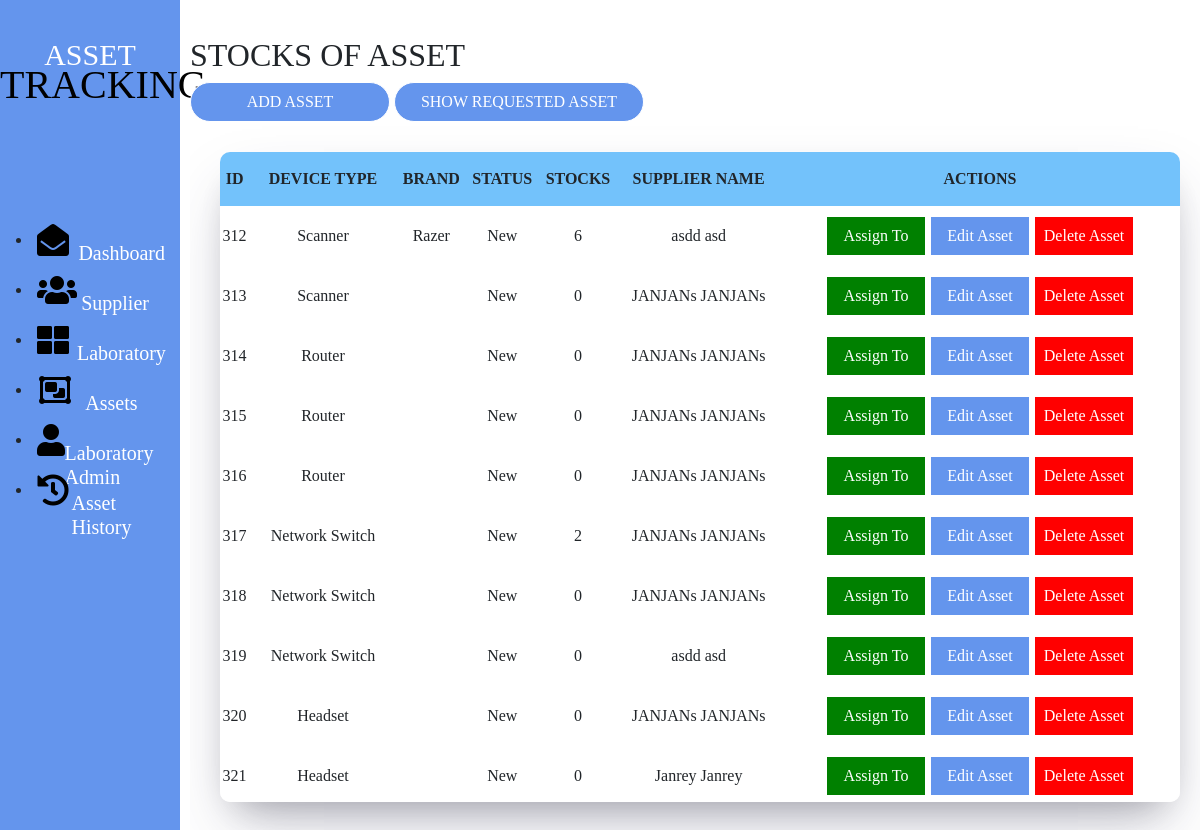
The page /myDashboard/stockAsset.php on the database its author committed.
### tables this page shows
CREATE TABLE `assets` (
  `asset_id` int(50) NOT NULL,
  `asset_brand` varchar(50) NOT NULL,
  `asset_type` varchar(50) NOT NULL,
  `asset_status` varchar(50) NOT NULL,
  `asset_desc` varchar(50) NOT NULL,
  `asset_quant` int(50) NOT NULL,
  `sup_id` int(50) NOT NULL
);

### myDashboard/stockAsset.php (the view, shortened to what this page needs)
<?php
    include "templates/header.php";
?>
        <div class="content" id="content">
            <div class="display">
                <h2>STOCKS OF ASSET</h2>
                <button id = "addAsset" >ADD ASSET</button>
                <button id = "requestAssetBtn" >SHOW REQUESTED ASSET</button>
                    <div class="stocksAssetTableDisplay">
                        <table class = "stocksTableDisplay" id = "">
                            <thead>
                                <tr class = "assetStocksHeader">
                                    <th id = "stocksCol">ID</th>
                                    <th id = "stocksCol">DEVICE TYPE</th>
                                    <th id = "stocksCol">BRAND</th>
                                    <th id = "stocksCol">STATUS</th>
                                    <th id = "stocksCol">STOCKS</th>
                                    <th id = "stocksCol">SUPPLIER NAME</th>
                                    <th id = "stocksCol">ACTIONS</th>
                                </tr>
                            </thead>
                            <tbody  >
                                <?php
                                require_once('db_connector.php');
                                    $sql = "SELECT assets.sup_id as sup_id, assets.asset_id as asset_id, assets.asset_type as asset_type, assets.asset_status as asset_status, assets.asset_quant as asset_quant,assets.asset_brand as asset_brand, assets.asset_desc as asset_desc, CONCAT(supplier.sup_fname, ' ', supplier.sup_lname) as full_name FROM assets INNER JOIN supplier ON assets.sup_id = supplier.sup_id ORDER BY asset_id ASC";
                                    $result = $connection->query($sql);
                                    while($row = $result->fetch_assoc()){
                                        echo "
                                        <tbody data-assetAydi = '$row[asset_id]' data-assetBrand = '$row[asset_brand]' data-assetDesc = '$row[asset_desc]'  data-assetType = '$row[asset_type]' data-assetQuant = '$row[asset_quant]' data-assetStat = '$row[asset_status]'  data-supId = '$row[sup_id]'  class = 'table-row'>
                                            <td id = 'stocksRow'>$row[asset_id]</td>
                                            <td  id = 'stocksRow'>$row[asset_type]</td>
                                            <td id = 'stocksRow' >$row[asset_brand]</td>
                                            <td id = 'stocksRow'>$row[asset_status]</td>
                                            <td  id = 'stocksRow'>$row[asset_quant]</td>
                                            <td  id = 'stocksRow'>$row[full_name]</td>
                                            <td  style='border: none;' id = 'stocksRow' class = 'actionStockBtn'>
                                                <button data-desc = '$row[asset_desc]' data-brand = '$row[asset_brand]' data-assetAydi = '$row[asset_id]'  data-assetDesc = '$row[asset_desc]'  data-assetType = '$row[asset_type]' data-assetQuant = '$row[asset_quant]' data-assetStat = '$row[asset_status]'  data-supId = '$row[sup_id]'  id = 'assignButtonLab' class = 'assignButtonLab'>Assign To</button>
                                                <button  data-assetType = '$row[asset_type]' data-assetQuant = '$row[asset_quant]' data-assetStat = '$row[asset_status]' data-assetAydi = '$row[asset_id]' data-assetSup = '$row[full_name]' data-assetBrand = '$row[asset_brand]' data-assetDesc = '$row[asset_desc]' data-supId = '$row[sup_id]' class = 'editButtonAsset' id = 'editAssetButton'  >Edit Asset</button>
                                                <input data-asset = '$row[asset_id]' name = 'deleteAsset' class = 'deleteButton'  id = 'deleteButton' type = 'submit' value = 'Delete Asset'>
                                            </td>
                                        ";
                                    }
                                ?>
                            </tbody>
                        </table>
                </div>
            </div>
        </div>
    </div>
</body>
</html>

### myDashboard/newcss.css (style rules this page uses)
* { padding: 0; margin: 0; position: relative; font-family: 'Times New Roman', Times, serif; }
.content { width: 85%; }
.display { width: 100%; position: fixed; margin-left: 10px; padding-top: 3%; height: 700px; overflow-y: auto; }
.display { height: 890px; }
.display button { background-color: #6495ED; height: 40px; width: 200px; border: 1px solid white; border-radius: 20px; color: white; }
tr { text-align: center; }
.editButtonAsset { height: 35px; text-decoration: none; }
#editAssetButton { width: 100px; border-radius: 0; }
#deleteButton { height: 40px; width: 100px; background-color: red; border: 1px solid white; color: white; }
#assignButtonLab { height: 40px; width: 100px; border-radius: 0; background-color: green; }
table { width: 100%; border-collapse: collapse; }
.actionStockBtn { width: 400px; }
.stocksAssetTableDisplay { margin-top: 30px; overflow-y: auto; height: 650px; margin-left: 30px; width: 80%; background-color: white; box-shadow: rgba(50, 50, 93, 0.25) 0px 30px 60px -12px, rgba(0, 0, 0, 0.3) 0px 18px 36px -18px; border-radius: 10px; }
.assetStocksHeader { background-color: #73C2FB; }
#requestAssetBtn { width: 250px; }
#stocksCol { padding-top: 15px; padding-bottom: 15px; }
#stocksRow { padding-top: 10px; padding-bottom: 10px; }

### rows shown on the page
assets: asset_id "312", asset_type "Scanner", asset_brand "Razer", asset_status "New", asset_quant "6", row "asdd asd"
assets: asset_id "313", asset_type "Scanner", asset_status "New", asset_quant "0", row "JANJANs JANJANs"
assets: asset_id "314", asset_type "Router", asset_status "New", asset_quant "0", row "JANJANs JANJANs"
assets: asset_id "315", asset_type "Router", asset_status "New", asset_quant "0", row "JANJANs JANJANs"
assets: asset_id "316", asset_type "Router", asset_status "New", asset_quant "0", row "JANJANs JANJANs"
assets: asset_id "317", asset_type "Network Switch", asset_status "New", asset_quant "2", row "JANJANs JANJANs"
assets: asset_id "318", asset_type "Network Switch", asset_status "New", asset_quant "0", row "JANJANs JANJANs"
assets: asset_id "319", asset_type "Network Switch", asset_status "New", asset_quant "0", row "asdd asd"
assets: asset_id "320", asset_type "Headset", asset_status "New", asset_quant "0", row "JANJANs JANJANs"
assets: asset_id "321", asset_type "Headset", asset_status "New", asset_quant "0", row "Janrey Janrey"
